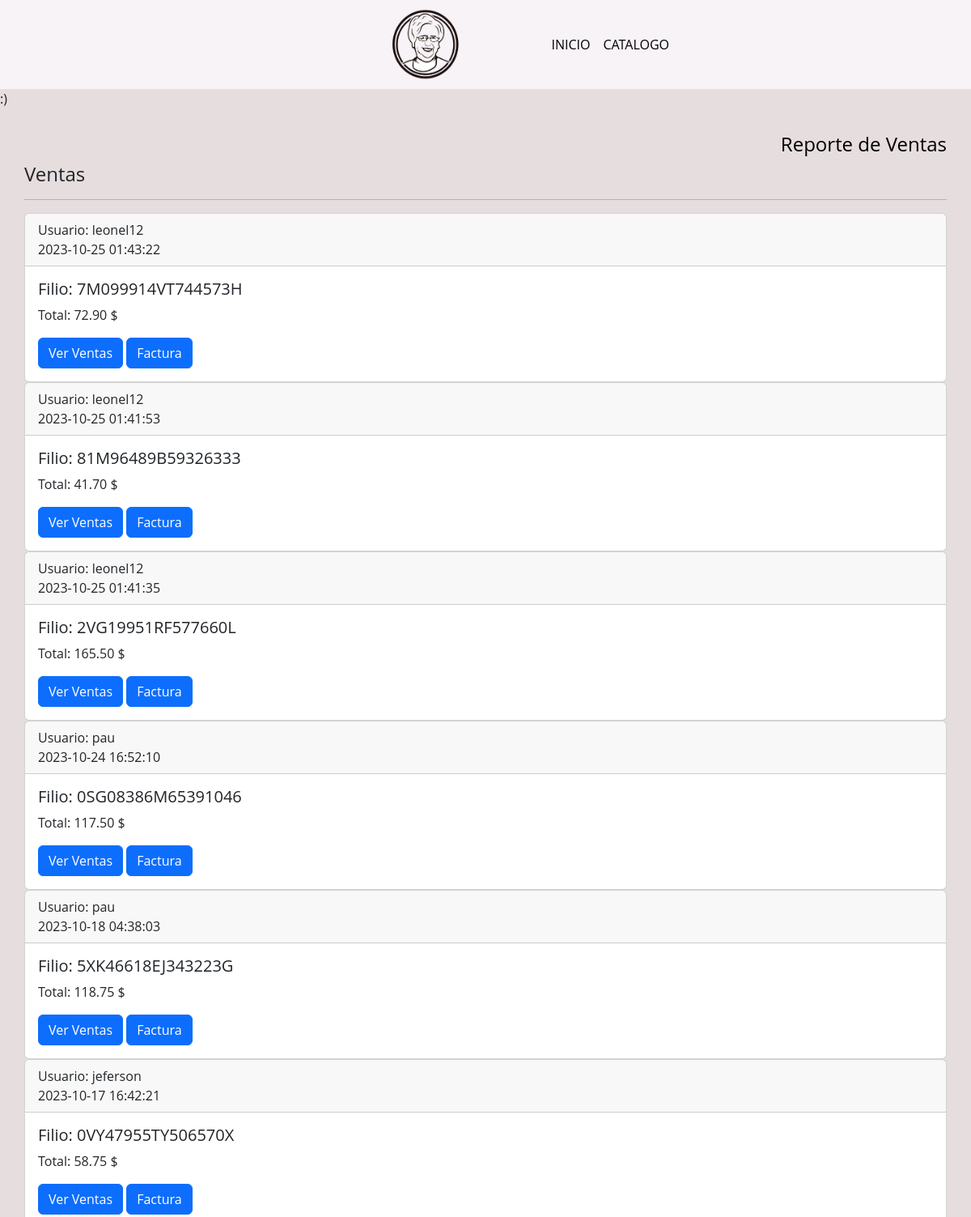
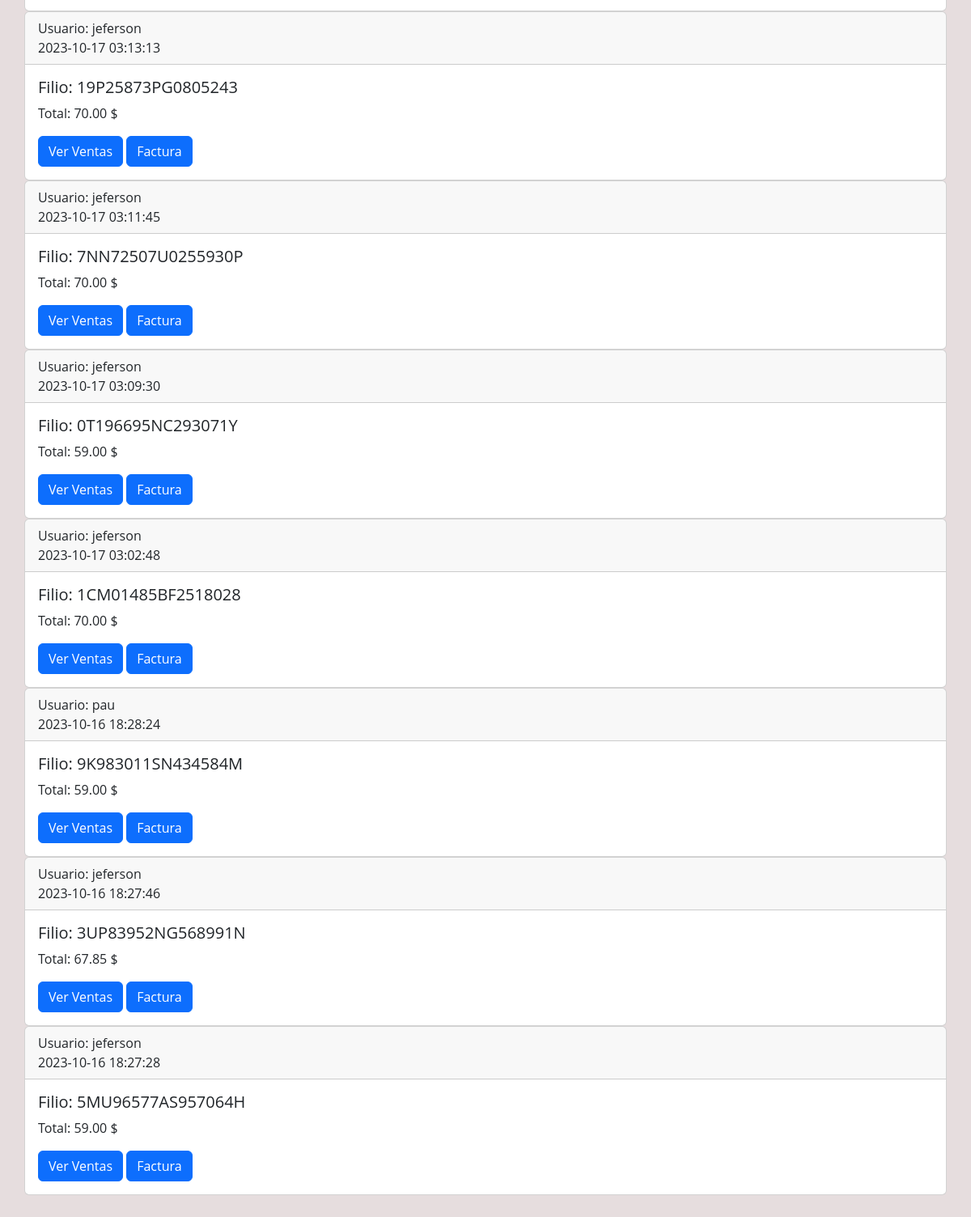
/admin/ventas.php, run on the app's committed database (2 pictures, top to bottom).
### tables this page shows
CREATE TABLE `compra` (
  `id` int(11) NOT NULL,
  `id_transaccion` varchar(20) NOT NULL,
  `fecha` datetime NOT NULL,
  `status` varchar(20) NOT NULL,
  `email` varchar(70) NOT NULL,
  `id_cliente` varchar(20) NOT NULL,
  `total` decimal(10,2) NOT NULL
);

### admin/ventas.php (the view, shortened to what this page needs)
<?php
$db = new DataBase();
$con = $db->conectar();
$sql = $con->prepare('SELECT * FROM compra ORDER BY DATE(fecha) DESC');
$sql->execute();
?>
<!DOCTYPE html>
<html lang="en">
<head>
    <link href="https://cdn.jsdelivr.net/npm/bootstrap@5.3.2/dist/css/bootstrap.min.css" rel="stylesheet"
>
    <link rel="stylesheet" href="../CSS1/estilospagina.css">
</head>
<body>
    <header>
        <div class="navbar navbar-expand-lg">
            <div class="container">
                <a href="#" class="navbar-brand" id="logo">
                    <img src="../wed/imagenes/logotipoabuela.png">
                </a>
                <div class="collapse navbar-collapse" id="navbarHeader">
                    <ul class="navbar-nav me-auto mb-2 mb-lg-0">
                        <li class="nav-item">
                            <a href="miniProyecto.php" class="nav-link active">INICIO</a>
                        </li>
                        <li class="nav-item">
                            <a href="../catalogoAdmin/index.php" class="nav-link active">CATALOGO</a>
                        </li>
                    </ul>
                </div>
            </div>
        </div>
    </header>
    <main>
    <?php
        include('../reportes/BD/conexionbd.php');
    ?>
        <div class="container">
            <div class="reporte"> <a href="../reportes/reporteventas.php" target = "_blank">
                    <h4>Reporte de Ventas</h4>
                </a></div>
            <h4>Ventas</h4>
            <hr>
            <?php while ($row = $sql->fetch(PDO::FETCH_ASSOC)) { ?>
                <div class="card">
                    <div class="card-header">
                        Usuario:
                        <?php echo $row['id_cliente']; ?><br>
                        <?php echo $row['fecha']; ?>
                    </div>
                    <div class="card-body">
                        <h5 class="card-title">Filio:
                            <?php echo $row['id_transaccion']; ?>
                        </h5>
                        <p class="card-text">Total:
                            <?php echo $row['total']; ?> $
                        </p>
                        <a href="detalles_ventas.php?orden=<?php echo $row['id_transaccion']; ?>" class="btn btn-primary">Ver
                            Ventas</a>
                        <a href="../reportesAdmin/reportefacturas.php?orden=<?php echo $row['id_transaccion']; ?>" target = "_blank" class="btn btn-primary">Factura</a>
                    </div>
                </div>
            <?php } ?>
        </div>
    </main>
</body>
</html>

### CSS1/estilospagina.css (style rules this page uses)
* { margin: 0; padding: 0; box-sizing: border-box; font-family: 'Open Sans', sans-serif; }
main>.container { padding: 30px 0; }
body { background-color: #e6ddde; }
header { display: flex; height: 110px; background-color: #f7f3f7; justify-content: center; align-items: center; padding-left: 10px; }
#navbarHeader { margin-left: 30%; gap: 45px; }
#logo img { gap: 20px; width: 90px; height: 90px; margin-left: 20px; }
.reporte { display: flex; align-items: end; justify-content: end; }
.reporte, a { text-decoration: none; color: black; }

### data on the page
compra: id_cliente "leonel12", fecha "2023-10-25 01:43:22", id_transaccion "7M099914VT744573H", total "72.90"
compra: id_cliente "leonel12", fecha "2023-10-25 01:41:53", id_transaccion "81M96489B59326333", total "41.70"
compra: id_cliente "leonel12", fecha "2023-10-25 01:41:35", id_transaccion "2VG19951RF577660L", total "165.50"
compra: id_cliente "pau", fecha "2023-10-24 16:52:10", id_transaccion "0SG08386M65391046", total "117.50"
compra: id_cliente "pau", fecha "2023-10-18 04:38:03", id_transaccion "5XK46618EJ343223G", total "118.75"
compra: id_cliente "jeferson", fecha "2023-10-17 16:42:21", id_transaccion "0VY47955TY506570X", total "58.75"
compra: id_cliente "jeferson", fecha "2023-10-17 03:13:13", id_transaccion "19P25873PG0805243", total "70.00"
compra: id_cliente "jeferson", fecha "2023-10-17 03:11:45", id_transaccion "7NN72507U0255930P", total "70.00"
compra: id_cliente "jeferson", fecha "2023-10-17 03:09:30", id_transaccion "0T196695NC293071Y", total "59.00"
compra: id_cliente "jeferson", fecha "2023-10-17 03:02:48", id_transaccion "1CM01485BF2518028", total "70.00"
compra: id_cliente "pau", fecha "2023-10-16 18:28:24", id_transaccion "9K983011SN434584M", total "59.00"
compra: id_cliente "jeferson", fecha "2023-10-16 18:27:46", id_transaccion "3UP83952NG568991N", total "67.85"
compra: id_cliente "jeferson", fecha "2023-10-16 18:27:28", id_transaccion "5MU96577AS957064H", total "59.00"
